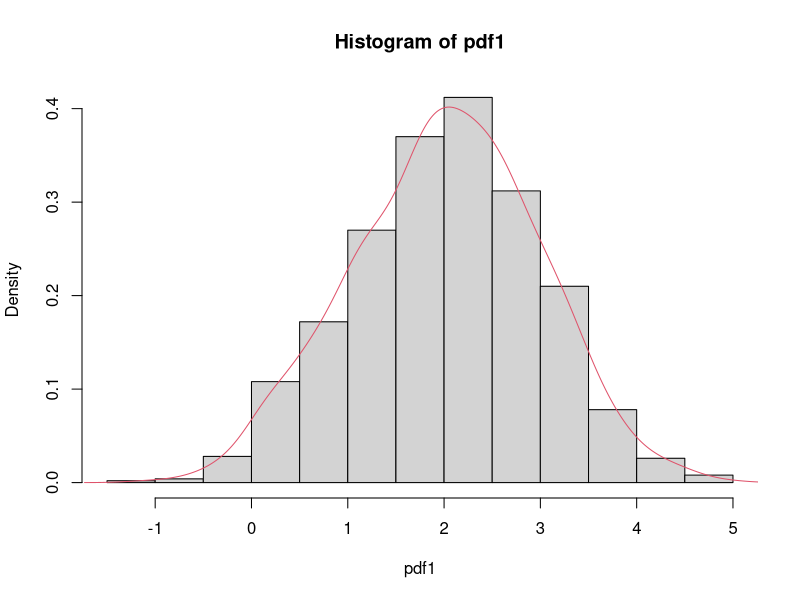
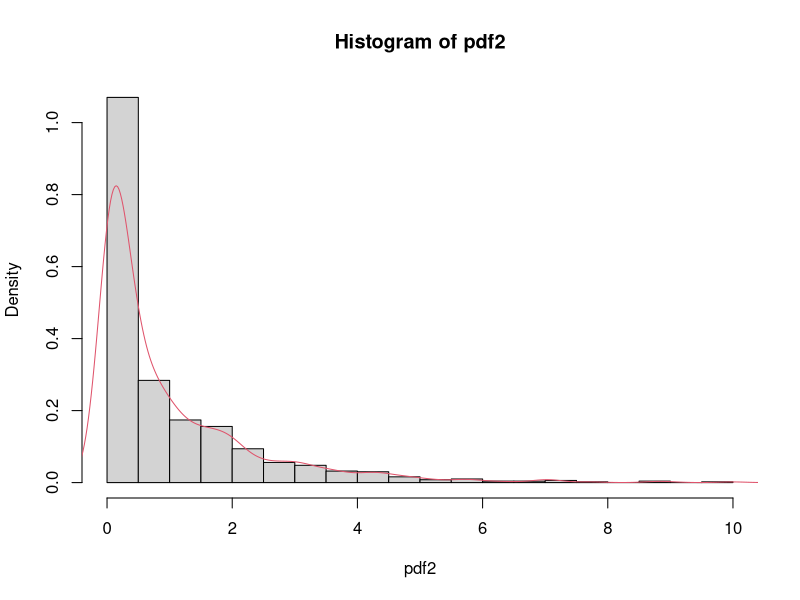
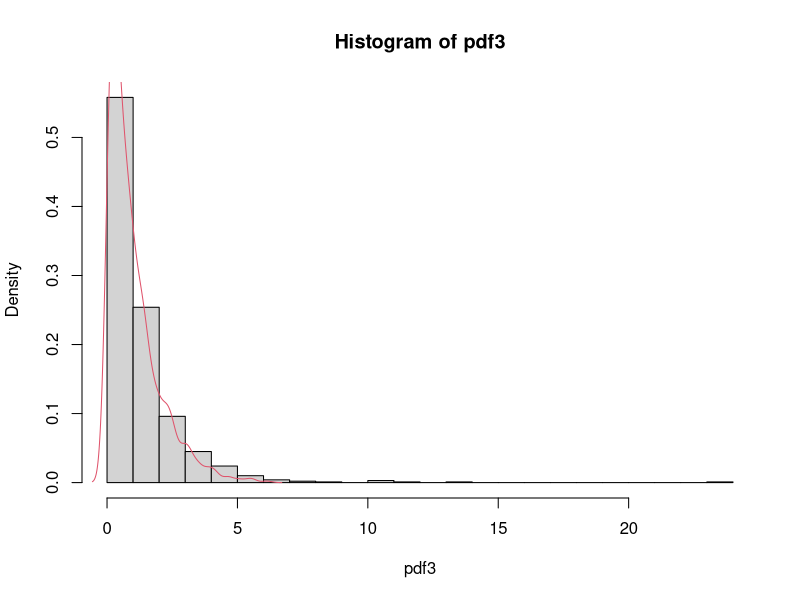
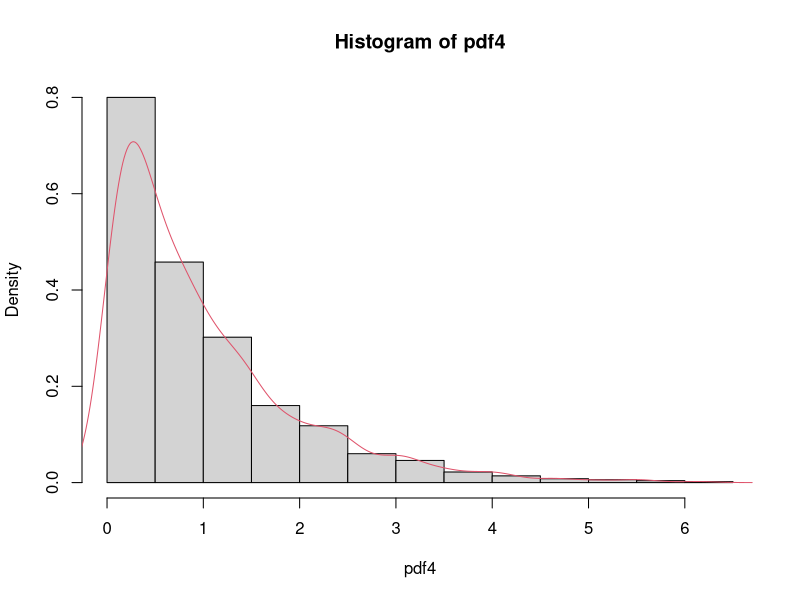
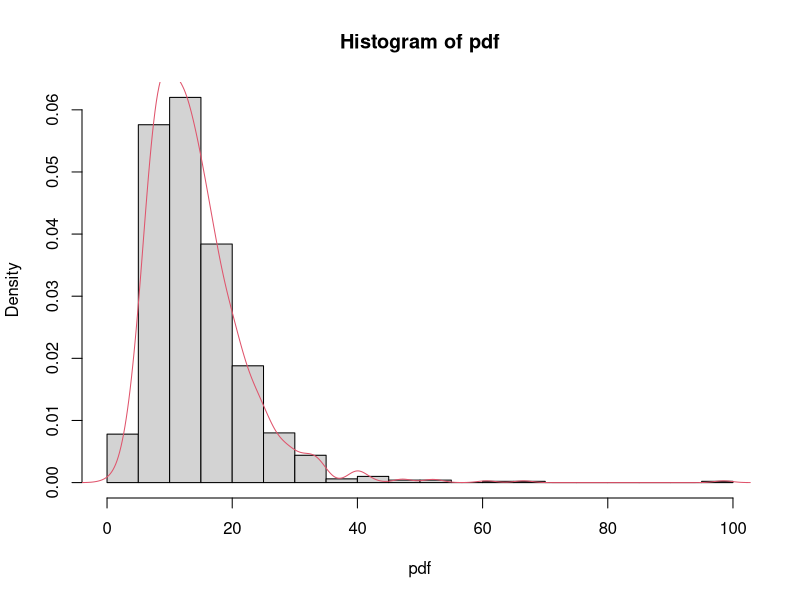

Generate these figures, in order, with R:
## ---- chunk 1
#| label: learning-overview
learning_overview <- data.frame(
  section = "Biostatistics",
  category = "Statistical Principles & Estimands",
  topic = "Central Limit Theorem"
)
learning_overview
## ---- chunk 2
knitr::opts_chunk$set(echo = TRUE)
## ---- chunk 3
# numbers from  
x=1000

# calculate the distribution function
# based on the parameters

pdf1<- rnorm(1000,(2),(1))
pdf2<- rchisq(x,1)
pdf3<- rf(x,3,10)
pdf4<- rexp(x,1)

pdf=2*pdf1+3*pdf2+4*pdf3+2*pdf4
 
# Plotting the PDF 
hist(pdf1,probability = T,20)
lines(density(pdf1),col=2)

hist(pdf2,probability = T,20)
lines(density(pdf2),col=2)

hist(pdf3,probability = T,20)
lines(density(pdf4),col=2)

hist(pdf4,probability = T,20)
lines(density(pdf4),col=2)

hist(pdf,probability = T,20)
lines(density(pdf),col=2)
